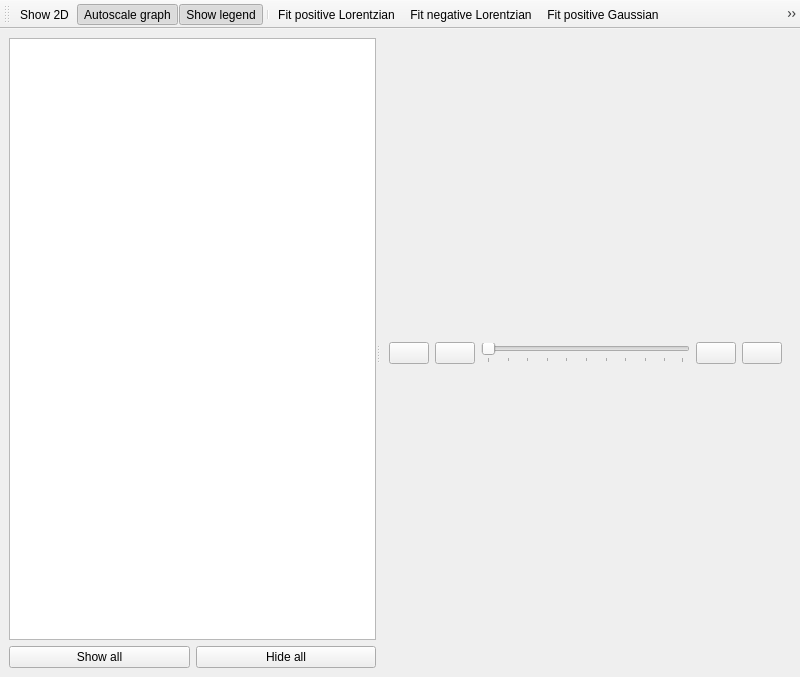
<?xml version="1.0" encoding="UTF-8"?>
<ui version="4.0">
 <class>MainWindow</class>
 <widget class="QMainWindow" name="MainWindow">
  <property name="geometry">
   <rect>
    <x>0</x>
    <y>0</y>
    <width>800</width>
    <height>677</height>
   </rect>
  </property>
  <property name="windowTitle">
   <string>Scan</string>
  </property>
  <property name="windowIcon">
   <iconset resource="../../../resource/icons/icons.qrc">
    <normaloff>:/icons/scan.svg</normaloff>:/icons/scan.svg</iconset>
  </property>
  <widget class="QWidget" name="centralwidget">
   <layout class="QVBoxLayout" name="verticalLayout">
    <item>
     <widget class="QSplitter" name="splitter">
      <property name="orientation">
       <enum>Qt::Horizontal</enum>
      </property>
      <widget class="QWidget" name="widget" native="true">
       <layout class="QGridLayout" name="gridLayout">
        <item row="1" column="0">
         <widget class="QPushButton" name="showAllButton">
          <property name="toolTip">
           <string>Show all signals</string>
          </property>
          <property name="text">
           <string>Show all</string>
          </property>
          <property name="icon">
           <iconset resource="../../../resource/icons/icons.qrc">
            <normaloff>:/icons/show.svg</normaloff>:/icons/show.svg</iconset>
          </property>
         </widget>
        </item>
        <item row="1" column="1">
         <widget class="QPushButton" name="hideAllButton">
          <property name="toolTip">
           <string>Hide all signals</string>
          </property>
          <property name="text">
           <string>Hide all</string>
          </property>
          <property name="icon">
           <iconset resource="../../../resource/icons/icons.qrc">
            <normaloff>:/icons/hide.svg</normaloff>:/icons/hide.svg</iconset>
          </property>
         </widget>
        </item>
        <item row="0" column="0" colspan="2">
         <widget class="QTreeView" name="signalsTreeView">
          <property name="alternatingRowColors">
           <bool>true</bool>
          </property>
          <property name="uniformRowHeights">
           <bool>true</bool>
          </property>
          <property name="itemsExpandable">
           <bool>false</bool>
          </property>
         </widget>
        </item>
       </layout>
      </widget>
      <widget class="QWidget" name="figureContainer" native="true">
       <layout class="QVBoxLayout" name="verticalLayout_2">
        <item>
         <widget class="QWidget" name="cursorContainer" native="true">
          <property name="sizePolicy">
           <sizepolicy hsizetype="Preferred" vsizetype="Preferred">
            <horstretch>0</horstretch>
            <verstretch>0</verstretch>
           </sizepolicy>
          </property>
          <layout class="QHBoxLayout" name="horizontalLayout">
           <item>
            <widget class="QPushButton" name="cursorHomeButton">
             <property name="toolTip">
              <string>Go to the first point</string>
             </property>
             <property name="text">
              <string/>
             </property>
             <property name="icon">
              <iconset theme="go-first">
               <normaloff>../../../../../../</normaloff>../../../../../../</iconset>
             </property>
            </widget>
           </item>
           <item>
            <widget class="QPushButton" name="cursorLeftButton">
             <property name="toolTip">
              <string>Go to the previous point</string>
             </property>
             <property name="text">
              <string/>
             </property>
             <property name="icon">
              <iconset theme="go-previous">
               <normaloff>../../../../../../</normaloff>../../../../../../</iconset>
             </property>
            </widget>
           </item>
           <item>
            <widget class="QSlider" name="cursorSlider">
             <property name="toolTip">
              <string>Move the cursor</string>
             </property>
             <property name="orientation">
              <enum>Qt::Horizontal</enum>
             </property>
             <property name="tickPosition">
              <enum>QSlider::TicksBelow</enum>
             </property>
            </widget>
           </item>
           <item>
            <widget class="QPushButton" name="cursorRightButton">
             <property name="toolTip">
              <string>Go to the next point</string>
             </property>
             <property name="text">
              <string/>
             </property>
             <property name="icon">
              <iconset theme="go-next">
               <normaloff>../../../../../../</normaloff>../../../../../../</iconset>
             </property>
            </widget>
           </item>
           <item>
            <widget class="QPushButton" name="cursorEndButton">
             <property name="toolTip">
              <string>Go to the last point</string>
             </property>
             <property name="text">
              <string/>
             </property>
             <property name="icon">
              <iconset theme="go-last">
               <normaloff>../../../../../../</normaloff>../../../../../../</iconset>
             </property>
            </widget>
           </item>
          </layout>
         </widget>
        </item>
       </layout>
      </widget>
     </widget>
    </item>
   </layout>
  </widget>
  <widget class="QToolBar" name="toolBar">
   <property name="windowTitle">
    <string>toolBar</string>
   </property>
   <attribute name="toolBarArea">
    <enum>TopToolBarArea</enum>
   </attribute>
   <attribute name="toolBarBreak">
    <bool>false</bool>
   </attribute>
   <addaction name="actionShow_2D"/>
   <addaction name="actionAutoScale"/>
   <addaction name="actionShowLegend"/>
   <addaction name="separator"/>
   <addaction name="actionFit_positive_Lorentzian"/>
   <addaction name="actionFit_negative_Lorentzian"/>
   <addaction name="actionFit_positive_Gaussian"/>
   <addaction name="actionFit_negative_Gaussian"/>
   <addaction name="separator"/>
   <addaction name="actionCursor_to_Minimum"/>
   <addaction name="actionCursor_to_Maximum"/>
   <addaction name="actionReplot"/>
   <addaction name="actionMotor_to_peak"/>
   <addaction name="actionMotor_to_cursor"/>
  </widget>
  <action name="actionShow_2D">
   <property name="checkable">
    <bool>true</bool>
   </property>
   <property name="icon">
    <iconset resource="../../../resource/icons/icons.qrc">
     <normaloff>:/icons/exposureviewer.svg</normaloff>:/icons/exposureviewer.svg</iconset>
   </property>
   <property name="text">
    <string>Show 2D</string>
   </property>
   <property name="toolTip">
    <string>Show 2D images</string>
   </property>
  </action>
  <action name="actionFit_positive_Lorentzian">
   <property name="icon">
    <iconset resource="../../../resource/icons/icons.qrc">
     <normaloff>:/icons/fitpeak_positive_Lorentzian.svg</normaloff>:/icons/fitpeak_positive_Lorentzian.svg</iconset>
   </property>
   <property name="text">
    <string>Fit positive Lorentzian</string>
   </property>
   <property name="toolTip">
    <string>Fit a positive Lorentzian peak</string>
   </property>
  </action>
  <action name="actionFit_negative_Lorentzian">
   <property name="icon">
    <iconset resource="../../../resource/icons/icons.qrc">
     <normaloff>:/icons/fitpeak_negative_Lorentzian.svg</normaloff>:/icons/fitpeak_negative_Lorentzian.svg</iconset>
   </property>
   <property name="text">
    <string>Fit negative Lorentzian</string>
   </property>
   <property name="toolTip">
    <string>Fit a negative Lorentzian peak</string>
   </property>
  </action>
  <action name="actionFit_positive_Gaussian">
   <property name="icon">
    <iconset resource="../../../resource/icons/icons.qrc">
     <normaloff>:/icons/fitpeak_positive_Gaussian.svg</normaloff>:/icons/fitpeak_positive_Gaussian.svg</iconset>
   </property>
   <property name="text">
    <string>Fit positive Gaussian</string>
   </property>
   <property name="toolTip">
    <string>Fit a positive Gaussian peak</string>
   </property>
  </action>
  <action name="actionFit_negative_Gaussian">
   <property name="icon">
    <iconset resource="../../../resource/icons/icons.qrc">
     <normaloff>:/icons/fitpeak_negative_Gaussian.svg</normaloff>:/icons/fitpeak_negative_Gaussian.svg</iconset>
   </property>
   <property name="text">
    <string>Fit negative Gaussian</string>
   </property>
   <property name="toolTip">
    <string>Fit a negative Gaussian peak</string>
   </property>
  </action>
  <action name="actionCursor_to_Maximum">
   <property name="icon">
    <iconset resource="../../../resource/icons/icons.qrc">
     <normaloff>:/icons/cursor-to-maximum.svg</normaloff>:/icons/cursor-to-maximum.svg</iconset>
   </property>
   <property name="text">
    <string>Cursor to Maximum</string>
   </property>
   <property name="toolTip">
    <string>Move the cursor to the global maximum of the current signal</string>
   </property>
  </action>
  <action name="actionCursor_to_Minimum">
   <property name="icon">
    <iconset resource="../../../resource/icons/icons.qrc">
     <normaloff>:/icons/cursor-to-minimum.svg</normaloff>:/icons/cursor-to-minimum.svg</iconset>
   </property>
   <property name="text">
    <string>Cursor to Minimum</string>
   </property>
   <property name="toolTip">
    <string>Move the cursor to the global minimum of the current signal</string>
   </property>
  </action>
  <action name="actionReplot">
   <property name="icon">
    <iconset theme="view-refresh">
     <normaloff>.</normaloff>.</iconset>
   </property>
   <property name="text">
    <string>Replot</string>
   </property>
   <property name="toolTip">
    <string>Force a replot of the whole graph</string>
   </property>
   <property name="shortcut">
    <string>Ctrl+R</string>
   </property>
  </action>
  <action name="actionAutoScale">
   <property name="checkable">
    <bool>true</bool>
   </property>
   <property name="checked">
    <bool>true</bool>
   </property>
   <property name="icon">
    <iconset theme="zoom-fit-best">
     <normaloff>.</normaloff>.</iconset>
   </property>
   <property name="text">
    <string>Autoscale graph</string>
   </property>
   <property name="toolTip">
    <string>Autoscale graph axes on replots</string>
   </property>
  </action>
  <action name="actionShowLegend">
   <property name="checkable">
    <bool>true</bool>
   </property>
   <property name="checked">
    <bool>true</bool>
   </property>
   <property name="icon">
    <iconset resource="../../../resource/icons/icons.qrc">
     <normaloff>:/icons/legend.svg</normaloff>:/icons/legend.svg</iconset>
   </property>
   <property name="text">
    <string>Show legend</string>
   </property>
   <property name="toolTip">
    <string>Show or hide the legend</string>
   </property>
  </action>
  <action name="actionMotor_to_peak">
   <property name="text">
    <string>Motor to peak</string>
   </property>
   <property name="toolTip">
    <string>Move the motor to the most recently found peak</string>
   </property>
  </action>
  <action name="actionMotor_to_cursor">
   <property name="text">
    <string>Motor to cursor</string>
   </property>
   <property name="toolTip">
    <string>Move the motor to the cursor position</string>
   </property>
  </action>
 </widget>
 <resources>
  <include location="../../../resource/icons/icons.qrc"/>
 </resources>
 <connections/>
</ui>
